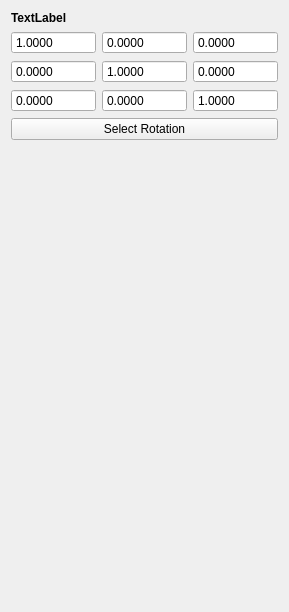
     <widget class="QWidget" name="transform">
      <attribute name="title">
       <string>Transformation</string>
      </attribute>
      <layout class="QVBoxLayout" name="verticalLayout_2">
       <item>
        <widget class="QLabel" name="labelTransformDesc">
         <property name="font">
          <font>
           <weight>75</weight>
           <bold>true</bold>
          </font>
         </property>
         <property name="text">
          <string notr="true">TextLabel</string>
         </property>
        </widget>
       </item>
       <item>
        <layout class="QGridLayout" name="gridLayout">
         <item row="0" column="0">
          <widget class="QDoubleSpinBox" name="t11">
           <property name="frame">
            <bool>true</bool>
           </property>
           <property name="buttonSymbols">
            <enum>QAbstractSpinBox::NoButtons</enum>
           </property>
           <property name="decimals">
            <number>4</number>
           </property>
           <property name="minimum">
            <double>-999999999.000000000000000</double>
           </property>
           <property name="maximum">
            <double>999999999.000000000000000</double>
           </property>
           <property name="singleStep">
            <double>0.100000000000000</double>
           </property>
           <property name="value">
            <double>1.000000000000000</double>
           </property>
          </widget>
         </item>
         <item row="0" column="1">
          <widget class="QDoubleSpinBox" name="t12">
           <property name="frame">
            <bool>true</bool>
           </property>
           <property name="buttonSymbols">
            <enum>QAbstractSpinBox::NoButtons</enum>
           </property>
           <property name="decimals">
            <number>4</number>
           </property>
           <property name="minimum">
            <double>-999999999.000000000000000</double>
           </property>
           <property name="maximum">
            <double>999999999.000000000000000</double>
           </property>
           <property name="singleStep">
            <double>0.100000000000000</double>
           </property>
          </widget>
         </item>
         <item row="0" column="2">
          <widget class="QDoubleSpinBox" name="t13">
           <property name="frame">
            <bool>true</bool>
           </property>
           <property name="buttonSymbols">
            <enum>QAbstractSpinBox::NoButtons</enum>
           </property>
           <property name="decimals">
            <number>4</number>
           </property>
           <property name="minimum">
            <double>-999999999.000000000000000</double>
           </property>
           <property name="maximum">
            <double>999999999.000000000000000</double>
           </property>
           <property name="singleStep">
            <double>0.100000000000000</double>
           </property>
          </widget>
         </item>
         <item row="1" column="0">
          <widget class="QDoubleSpinBox" name="t21">
           <property name="frame">
            <bool>true</bool>
           </property>
           <property name="buttonSymbols">
            <enum>QAbstractSpinBox::NoButtons</enum>
           </property>
           <property name="decimals">
            <number>4</number>
           </property>
           <property name="minimum">
            <double>-999999999.000000000000000</double>
           </property>
           <property name="maximum">
            <double>999999999.000000000000000</double>
           </property>
           <property name="singleStep">
            <double>0.100000000000000</double>
           </property>
          </widget>
         </item>
         <item row="1" column="1">
          <widget class="QDoubleSpinBox" name="t22">
           <property name="frame">
            <bool>true</bool>
           </property>
           <property name="buttonSymbols">
            <enum>QAbstractSpinBox::NoButtons</enum>
           </property>
           <property name="decimals">
            <number>4</number>
           </property>
           <property name="minimum">
            <double>-999999999.000000000000000</double>
           </property>
           <property name="maximum">
            <double>999999999.000000000000000</double>
           </property>
           <property name="singleStep">
            <double>0.100000000000000</double>
           </property>
           <property name="value">
            <double>1.000000000000000</double>
           </property>
          </widget>
         </item>
         <item row="1" column="2">
          <widget class="QDoubleSpinBox" name="t23">
           <property name="frame">
            <bool>true</bool>
           </property>
           <property name="buttonSymbols">
            <enum>QAbstractSpinBox::NoButtons</enum>
           </property>
           <property name="decimals">
            <number>4</number>
           </property>
           <property name="minimum">
            <double>-999999999.000000000000000</double>
           </property>
           <property name="maximum">
            <double>999999999.000000000000000</double>
           </property>
           <property name="singleStep">
            <double>0.100000000000000</double>
           </property>
          </widget>
         </item>
         <item row="2" column="0">
          <widget class="QDoubleSpinBox" name="t31">
           <property name="frame">
            <bool>true</bool>
           </property>
           <property name="buttonSymbols">
            <enum>QAbstractSpinBox::NoButtons</enum>
           </property>
           <property name="decimals">
            <number>4</number>
           </property>
           <property name="minimum">
            <double>-999999999.000000000000000</double>
           </property>
           <property name="maximum">
            <double>999999999.000000000000000</double>
           </property>
           <property name="singleStep">
            <double>0.100000000000000</double>
           </property>
          </widget>
         </item>
         <item row="2" column="1">
          <widget class="QDoubleSpinBox" name="t32">
           <property name="frame">
            <bool>true</bool>
           </property>
           <property name="buttonSymbols">
            <enum>QAbstractSpinBox::NoButtons</enum>
           </property>
           <property name="decimals">
            <number>4</number>
           </property>
           <property name="minimum">
            <double>-999999999.000000000000000</double>
           </property>
           <property name="maximum">
            <double>999999999.000000000000000</double>
           </property>
           <property name="singleStep">
            <double>0.100000000000000</double>
           </property>
          </widget>
         </item>
         <item row="2" column="2">
          <widget class="QDoubleSpinBox" name="t33">
           <property name="frame">
            <bool>true</bool>
           </property>
           <property name="buttonSymbols">
            <enum>QAbstractSpinBox::NoButtons</enum>
           </property>
           <property name="decimals">
            <number>4</number>
           </property>
           <property name="minimum">
            <double>-999999999.000000000000000</double>
           </property>
           <property name="maximum">
            <double>999999999.000000000000000</double>
           </property>
           <property name="singleStep">
            <double>0.100000000000000</double>
           </property>
           <property name="value">
            <double>1.000000000000000</double>
           </property>
          </widget>
         </item>
        </layout>
       </item>
       <item>
        <widget class="QPushButton" name="buttonPickTransform">
         <property name="text">
          <string>Select Rotation</string>
         </property>
        </widget>
       </item>
       <item>
        <spacer name="verticalSpacer_3">
         <property name="orientation">
          <enum>Qt::Vertical</enum>
         </property>
         <property name="sizeHint" stdset="0">
          <size>
           <width>20</width>
           <height>461</height>
          </size>
         </property>
        </spacer>
       </item>
      </layout>
     </widget>
